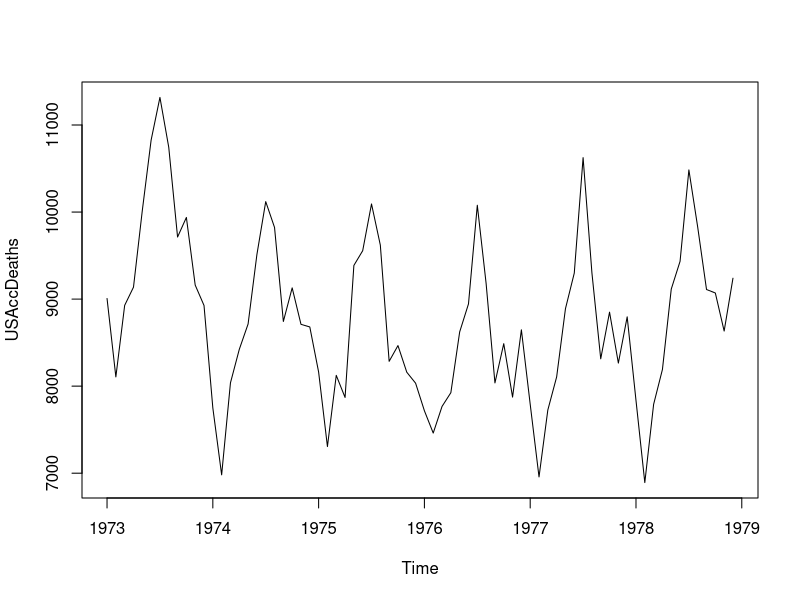
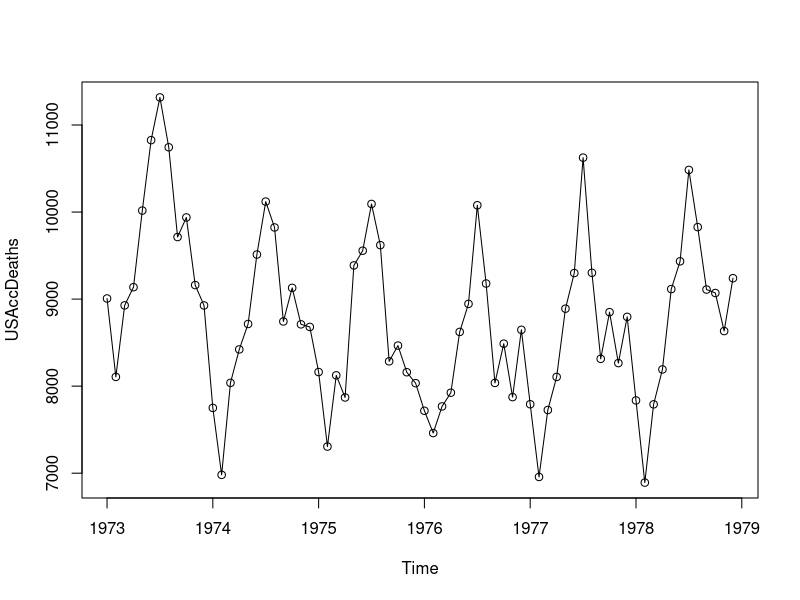
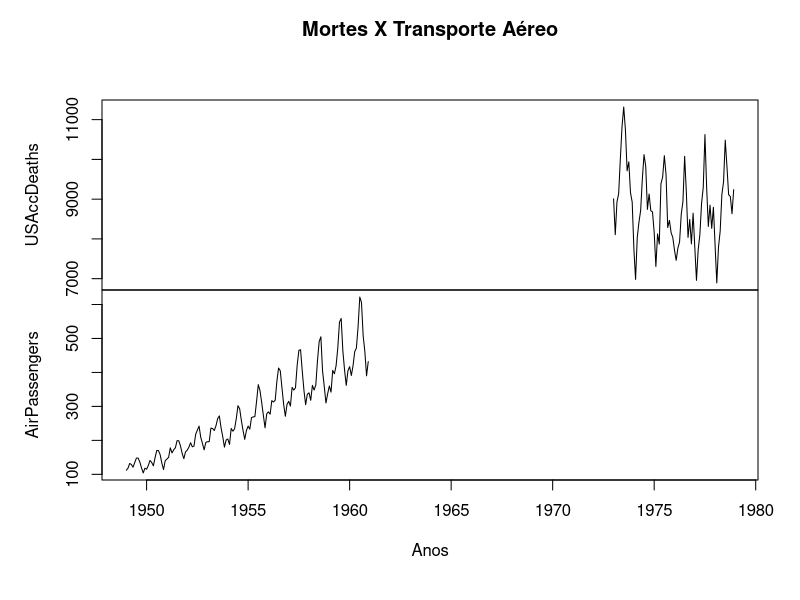
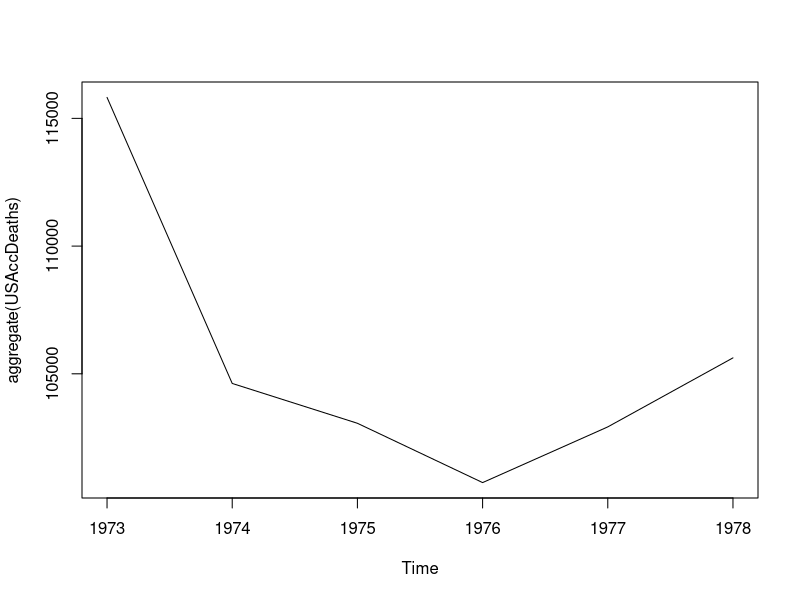
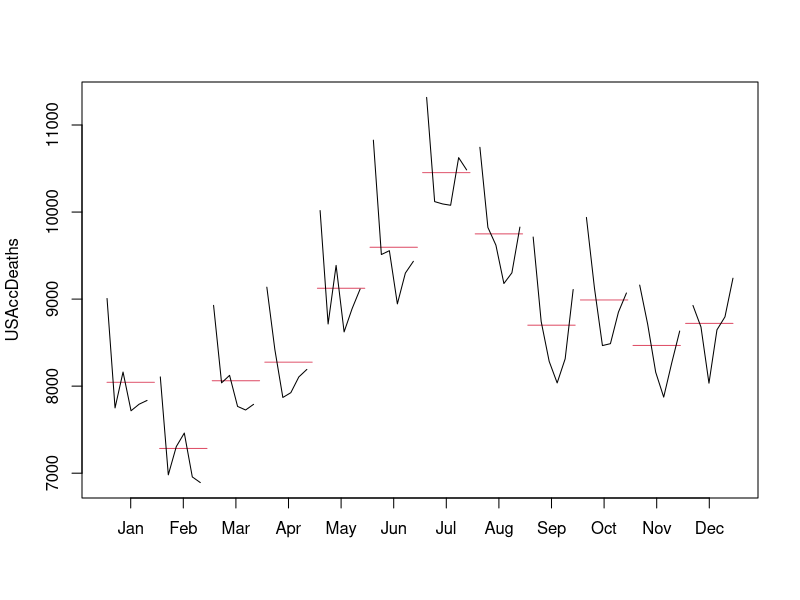
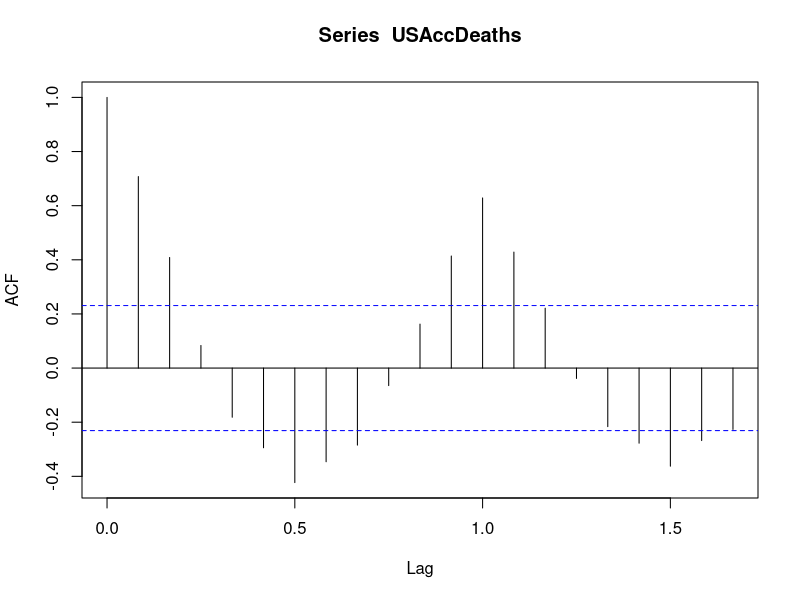
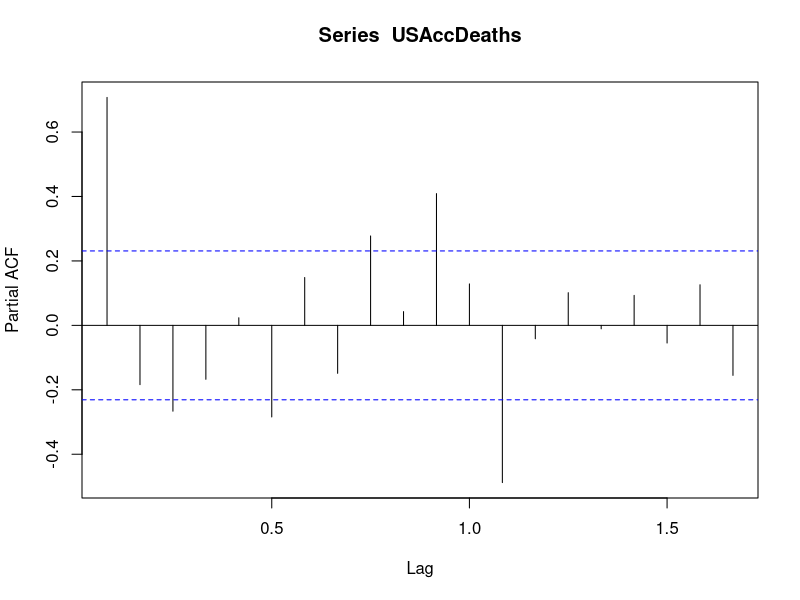
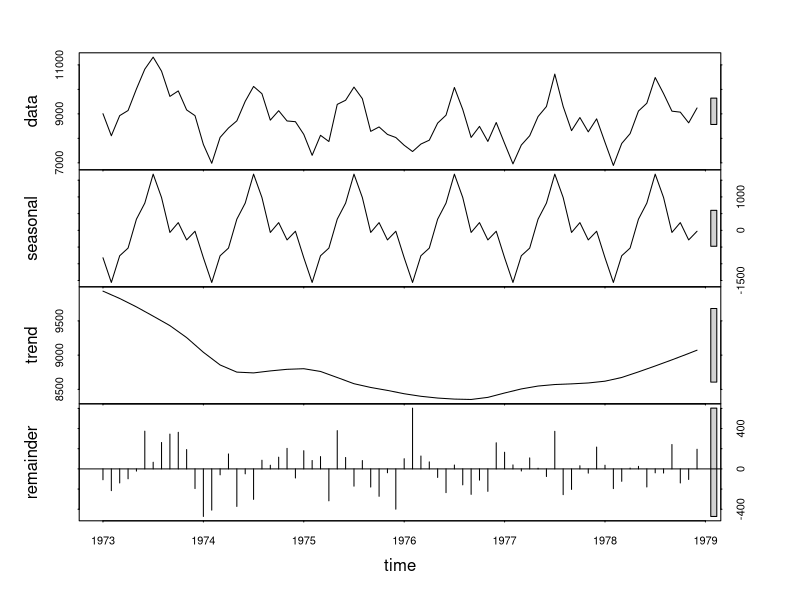

R code for these plots, in order:
## ---- chunk 1
knitr::opts_chunk$set(echo = TRUE)
## ---- chunk 2
plot(USAccDeaths)
## ---- chunk 3
summary(USAccDeaths)
## ---- chunk 4
plot(USAccDeaths, type='o')
## ---- chunk 5
plot.ts(cbind(USAccDeaths, AirPassengers), main='Mortes X Transporte Aéreo', xlab='Anos')
## ---- chunk 6
aggregate(USAccDeaths, nfrequency = 4, FUN = sum)
## ---- chunk 7
aggregate(USAccDeaths, nfreq=1, FUN = mean)
## ---- chunk 8
plot(aggregate(USAccDeaths))
## ---- chunk 9
monthplot(USAccDeaths, col.base = 2, labels = month.abb)
## ---- chunk 10
window(USAccDeaths, start=c(1973,5), end=c(1978,1))
## ---- chunk 11
diff(USAccDeaths)
## ---- chunk 12
log(USAccDeaths)
## ---- chunk 13
acf(USAccDeaths, lag.max = 20)
## ---- chunk 14
pacf(USAccDeaths, lag.max = 20)
## ---- chunk 15
plot(stl(USAccDeaths, "periodic"))
## ---- chunk 16
decompose(USAccDeaths)
## ---- chunk 17
d = decompose(USAccDeaths)
## ---- chunk 18
plot(d$trend)
## ---- chunk 19
library(forecast)
## ---- chunk 20
mm = ma(USAccDeaths, order = 6)

mm
## ---- chunk 21
previsao = forecast(mm, h = 4)
previsao
## ---- chunk 22
plot(previsao)
## ---- chunk 23
x = arima(USAccDeaths, order = c(0,1,1))

y = arima(USAccDeaths, order = c(0,1,1), seasonal = list(order=c(0,1,1), period = 6))

previsao = predict(y, n.ahead = 4)

previsao
## ---- chunk 24
ar = auto.arima(USAccDeaths)
ar
## ---- chunk 25
previsao = forecast(ar, h=12)
previsao
## ---- chunk 26
plot(previsao)
